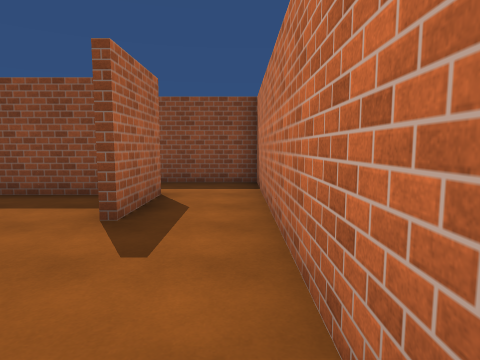
View 1 (above)

22 first-person views from a walk through a scene from a Unity 3-D project. The camera is 1.5 m above the floor, tilts 6° down and sees 75° across. The floor is counted in squares, 1.8 m on a side. Each view is taken from the middle of a square. On the plan, view 1 faces up. The plan holds only what a view shows up to about 11 squares ahead; the rest is blank. The player is left out. Surface patterns are stand-ins for the level's own textures.

View 2
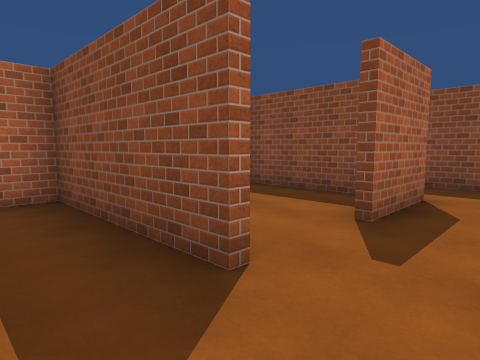

View 3
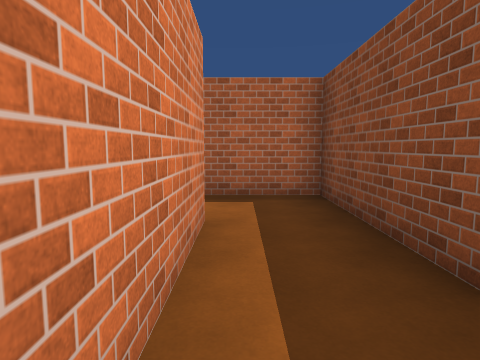

View 4
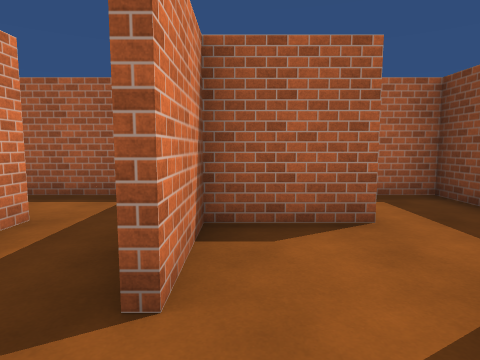

View 5
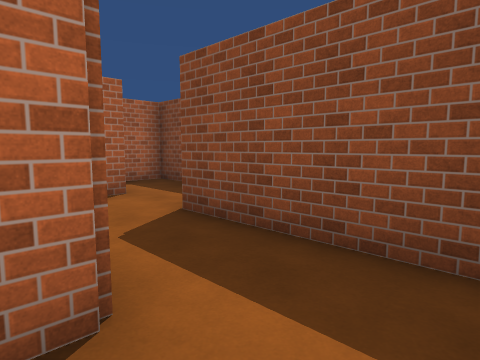

View 6
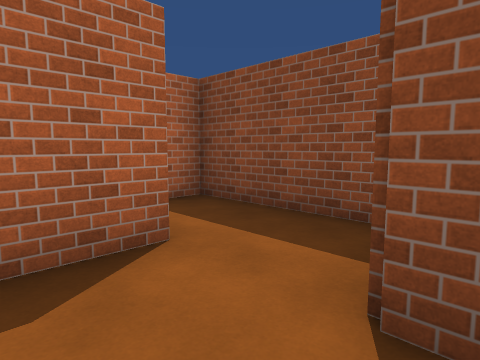

View 7
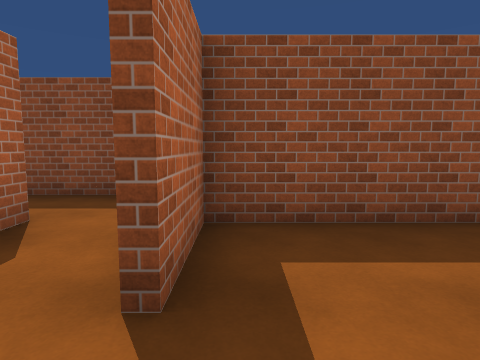

View 8
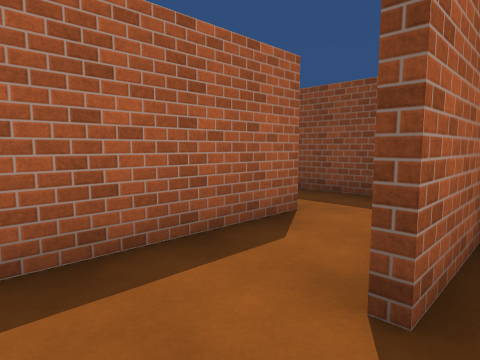

View 9
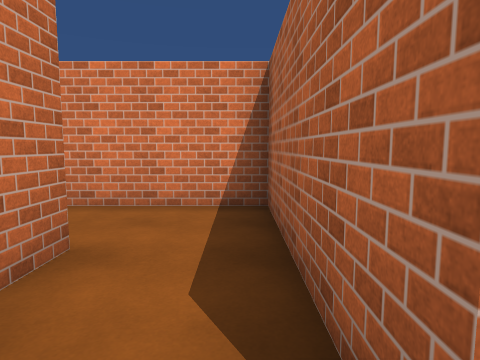

View 10
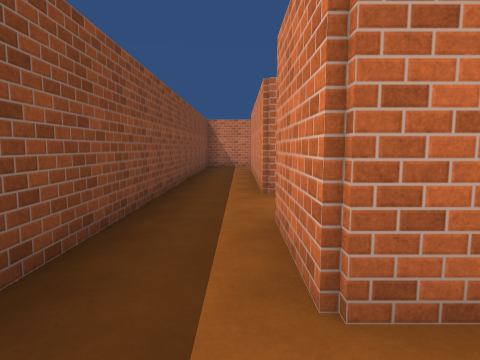

View 11
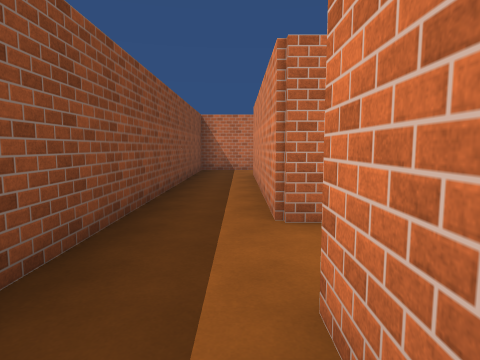

View 12
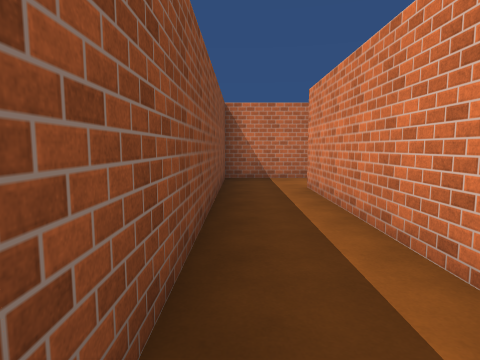

View 13
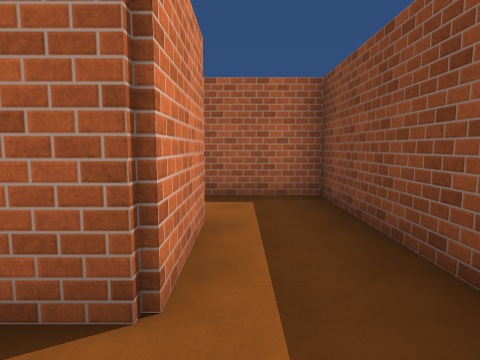

View 14
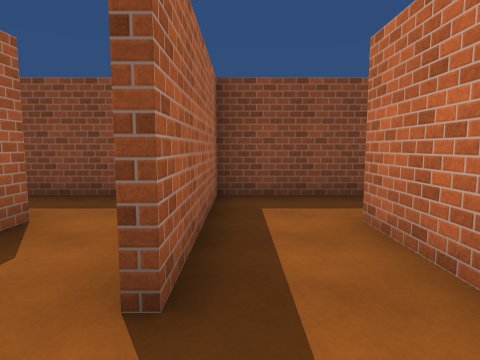

View 15
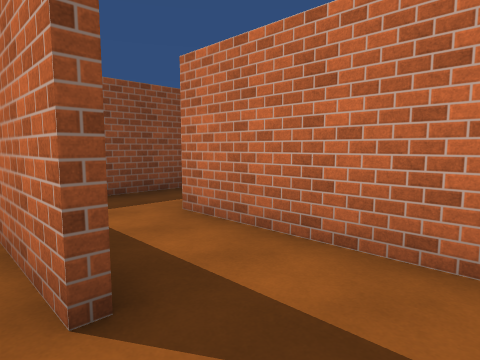

View 16
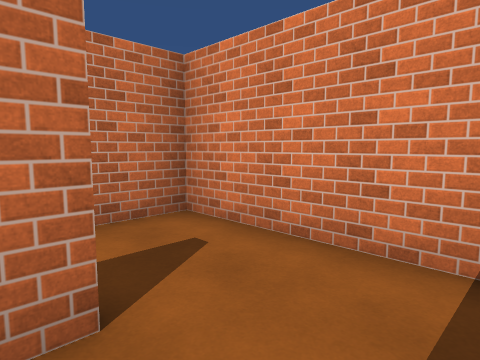

View 17
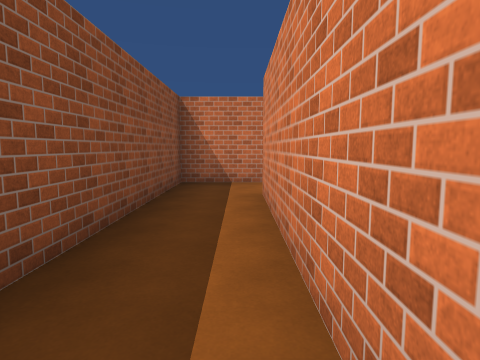

View 18
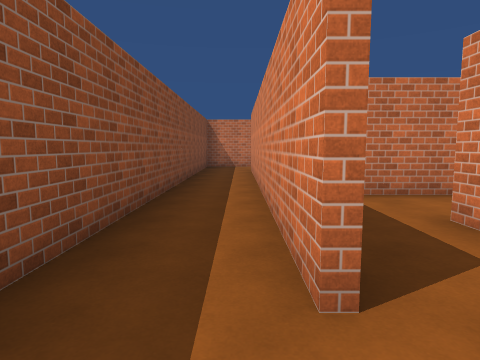

View 19
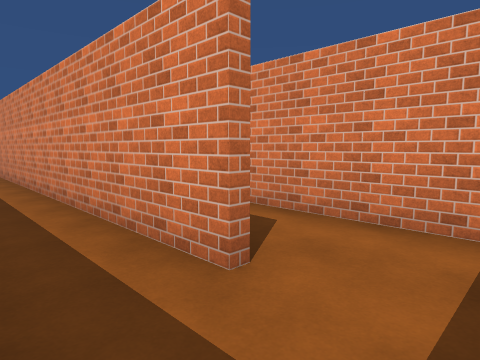

View 20
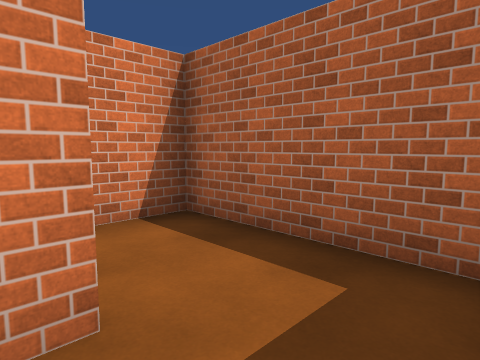

View 21
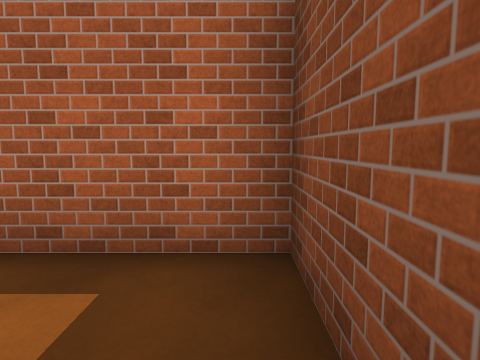

View 22
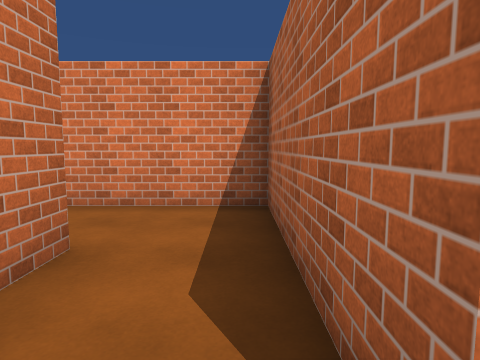

### Floor plan
Key: @ floor where view 1 was taken; # wall or solid block; . floor.
Columns run from 28 left of view 1 to 1 right of it. Each row starts with its distance up from view 1.
 12 ##############################
 11 #.............#..............#
 10 #.............#..............#
  9 #..##########.#.###.####### .#
  8 #.....#     #.#.# #.#...##
  7 #####.#     #...# #...#..#####
  6       #     ##..# ##..#......#
  5              ####  ########..#
  4                       #...#..#
  3                         #....#
  2                         #....#
  1                       #####..#
  0                       #.....@
 -1                       #.####
 -2                       #

Where each view was taken, in squares from view 1:
view 1: 0 up, 0 right, facing up
view 2: 0 up, 0 right, facing up-left
view 3: 0 up, 0 right, facing left
view 4: 2 up, 0 right, facing left
view 5: 5 up, 0 right, facing up-left
view 6: 6 up, 3 left, facing up-left
view 7: 6 up, 7 left, facing up
view 8: 6 up, 7 left, facing up-left
view 9: 10 up, 9 left, facing down
view 10: 10 up, 13 left, facing right
view 11: 10 up, 11 left, facing right
view 12: 11 up, 8 left, facing right
view 13: 10 up, 8 left, facing left
view 14: 6 up, 13 left, facing up
view 15: 6 up, 14 left, facing up-right
view 16: 8 up, 15 left, facing down-right
view 17: 10 up, 21 left, facing right
view 18: 10 up, 27 left, facing right
view 19: 11 up, 27 left, facing down-right
view 20: 11 up, 25 left, facing down-left
view 21: 11 up, 25 left, facing left
view 22: 10 up, 15 left, facing down
